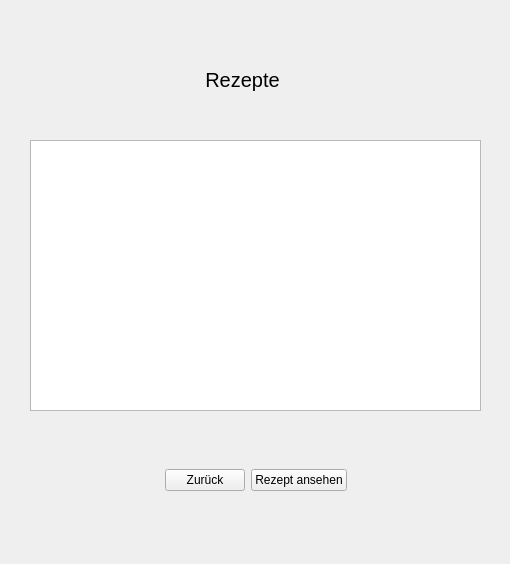
<?xml version="1.0" encoding="UTF-8"?>
<ui version="4.0">
 <class>Einkaufsplaner</class>
 <widget class="QWidget" name="Einkaufsplaner">
  <property name="geometry">
   <rect>
    <x>0</x>
    <y>0</y>
    <width>510</width>
    <height>564</height>
   </rect>
  </property>
  <property name="windowTitle">
   <string>Haushaltsplaner</string>
  </property>
  <widget class="QWidget" name="horizontalLayoutWidget">
   <property name="geometry">
    <rect>
     <x>30</x>
     <y>40</y>
     <width>451</width>
     <height>80</height>
    </rect>
   </property>
   <layout class="QHBoxLayout" name="horizontalLayout_4">
    <item>
     <spacer name="horizontalSpacer_5">
      <property name="orientation">
       <enum>Qt::Horizontal</enum>
      </property>
      <property name="sizeType">
       <enum>QSizePolicy::Fixed</enum>
      </property>
      <property name="sizeHint" stdset="0">
       <size>
        <width>135</width>
        <height>20</height>
       </size>
      </property>
     </spacer>
    </item>
    <item>
     <widget class="QLabel" name="l_app">
      <property name="styleSheet">
       <string notr="true">font-size: 15pt;</string>
      </property>
      <property name="text">
       <string>Rezepte</string>
      </property>
      <property name="alignment">
       <set>Qt::AlignCenter</set>
      </property>
     </widget>
    </item>
    <item>
     <widget class="QLabel" name="l_icon">
      <property name="styleSheet">
       <string notr="true">image: url(:/Images/logo_small_icon_only_inverted.png);</string>
      </property>
      <property name="text">
       <string/>
      </property>
     </widget>
    </item>
   </layout>
  </widget>
  <widget class="QTableWidget" name="t_recipelist">
   <property name="geometry">
    <rect>
     <x>30</x>
     <y>140</y>
     <width>451</width>
     <height>271</height>
    </rect>
   </property>
  </widget>
  <widget class="QWidget" name="horizontalLayoutWidget_2">
   <property name="geometry">
    <rect>
     <x>30</x>
     <y>440</y>
     <width>451</width>
     <height>80</height>
    </rect>
   </property>
   <layout class="QHBoxLayout" name="horizontalLayout">
    <item>
     <spacer name="horizontalSpacer">
      <property name="orientation">
       <enum>Qt::Horizontal</enum>
      </property>
      <property name="sizeHint" stdset="0">
       <size>
        <width>40</width>
        <height>20</height>
       </size>
      </property>
     </spacer>
    </item>
    <item>
     <widget class="QPushButton" name="b_back">
      <property name="text">
       <string>Zurück</string>
      </property>
     </widget>
    </item>
    <item>
     <widget class="QPushButton" name="b_recipeview">
      <property name="text">
       <string>Rezept ansehen</string>
      </property>
     </widget>
    </item>
    <item>
     <spacer name="horizontalSpacer_2">
      <property name="orientation">
       <enum>Qt::Horizontal</enum>
      </property>
      <property name="sizeHint" stdset="0">
       <size>
        <width>40</width>
        <height>20</height>
       </size>
      </property>
     </spacer>
    </item>
   </layout>
  </widget>
 </widget>
 <resources>
  <include location="../MenuFrame/Menu.qrc"/>
 </resources>
 <connections/>
</ui>
